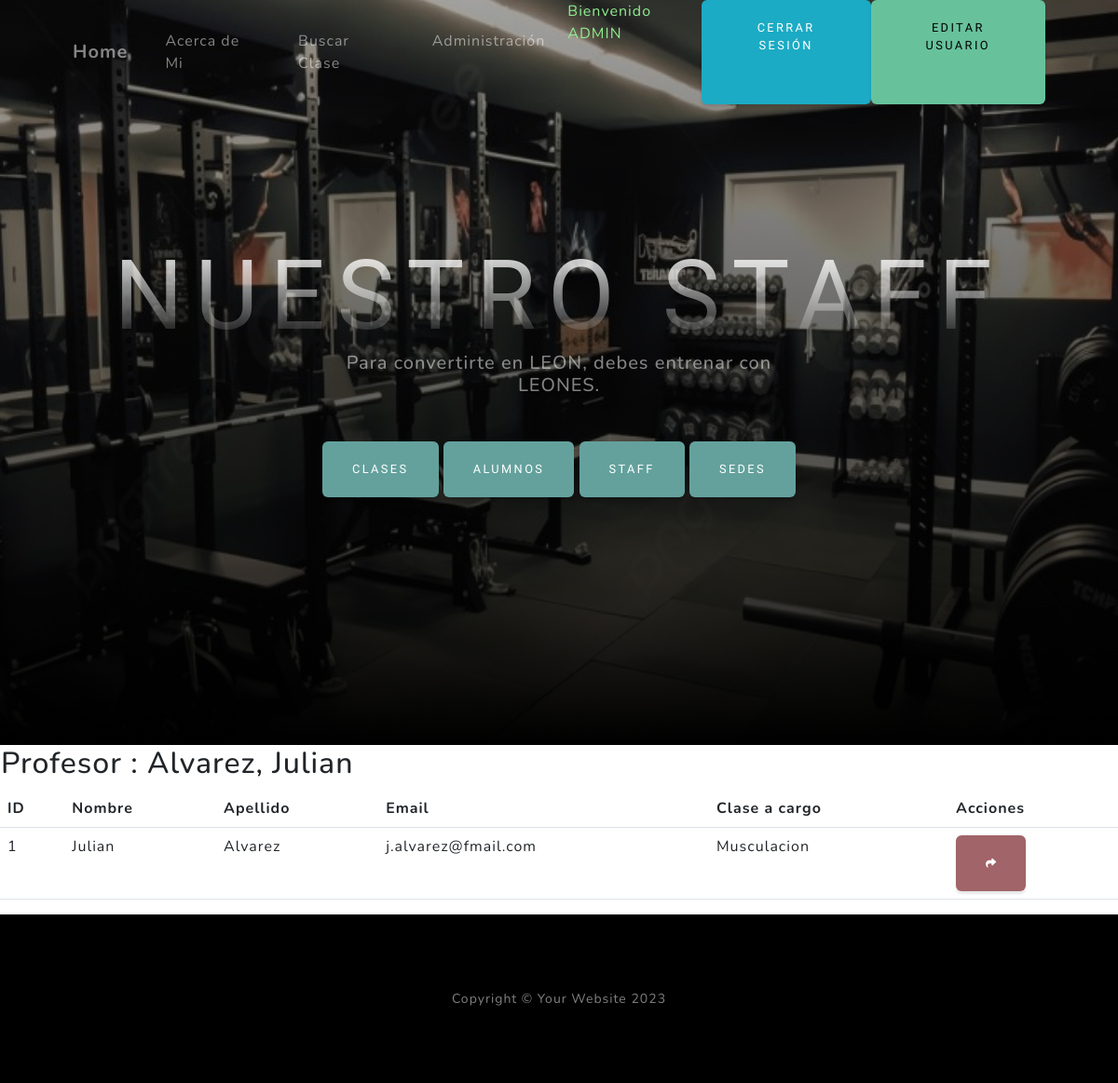
/appDiego/detail_profesor/1 (signed in), run on the app's committed database.
### appDiego/models.py (models this page shows)
class Profesor(models.Model):
    nombre= models.CharField(max_length=50)
    apellido=models.CharField(max_length=50)
    email=models.EmailField()
    clase_a_cargo = models.CharField(max_length=50)
    def __str__(self):
        return f"{self.apellido}, {self.nombre}"

### appDiego/views.py (the view)
# urls.py: path('detail_profesor/<int:pk>', ProfesorDetail.as_view(), name='detail_profesor' ),
class ProfesorDetail(LoginRequiredMixin,DetailView):
    model = Profesor

### appDiego/templates/appDiego/profesor_detail.html (shortened to what this page needs)
{% extends 'appDiego/base.html' %}
{% load static %}
{%block frase%}
Para convertirte en LEON, debes entrenar con LEONES.
{%endblock frase%}
{%block header%}
    Nuestro Staff
{%endblock header%}
{% block primario %}
<table>
    <tr>
        <td><h2>Profesor : {{object}} </h2></td>
    </tr>
</table>
<table class="table">
    <thead>
        <tr>
            <th>ID</th>
            <th>Nombre</th>
            <th>Apellido</th>
            <th>Email</th>
            <th>Clase a cargo</th>
            <th>Acciones</th>
        </tr>
    </thead>
    <tbody>
    <tr>
        <td>{{object.id}}</td>
        <td>{{object.nombre}}</td>
        <td>{{object.apellido}}</td>
        <td>{{object.email}}</td>
        <td>{{object.clase_a_cargo}}</td>
        <td>
            <a
            href="{% url 'profesores' %}"
            class="btn btn-danger"
            style="--bs-btn-padding-y: .25rem; --bs-btn-padding-x: .5rem; --bs-btn-font-size: .75rem;"
            ><i class="fa fa-share fa-sm" title="List Back"></i>
            </a>
        </td>
    </tr>
    </tbody>
</table>
{% endblock primario %}

### appDiego/templates/appDiego/base.html (shortened to what this page needs)
<!DOCTYPE html>
<html lang="en">
    <head>
        {% load static %}
        <link rel="stylesheet" href="https://cdnjs.cloudflare.com/ajax/libs/font-awesome/5.15.3/css/all.min.css">
        <link href="{% static 'appDiego/css/styles.css' %}" rel="stylesheet" />
    </head>
    <body id="page-top">
        <nav class="navbar navbar-expand-lg navbar-light fixed-top" id="mainNav">
            <div class="container px-4 px-lg-5">
                <a class="navbar-brand" href="{% url 'inicio' %}">Home</a>
                <div class="collapse navbar-collapse" id="navbarResponsive">
                    <ul class="navbar-nav ms-auto">
                    {% if user.is_authenticated %}
                        <li class="nav-item"><a class="nav-link" href="{% url 'sobre_mi' %}">Acerca de Mi</a></li>
                        <li class="nav-item"><a class="nav-link" href="{% url 'buscar_clase' %}">Buscar Clase</a></li>
                        <li class="nav-item"><a class="nav-link" href="{% url 'admin:index' %}">Administración</a></li>
                        <p style="color: lightgreen">Bienvenido {{user.username|upper}}</p>
                        <a class="btn btn-info" href="{% url 'logout' %}">Cerrar Sesión</a>
                        <a class="btn btn-success" href="{% url 'editar_usuario' %}">Editar Usuario</a>
                    {% else %}
                        <li class="nav-item"><a class="nav-link" href="{% url 'admin:index' %}">Administración</a></li>
                        <a class="btn btn-info" href="{% url 'login' %}">Iniciar Sesión</a>
                        <a class="btn btn-danger" href="{% url 'register' %}">Registrarse</a>
                    {% endif %}
                    </ul>
                </div>
            </div>
        </nav>
        <header class="masthead">
            <div class="container px-4 px-lg-5 d-flex h-100 align-items-center justify-content-center">
                <div class="d-flex justify-content-center">
                    <div class="text-center">
                        <h1 class="mx-auto my-0 text-uppercase">
                            {%block header%}{%endblock header%}
                        </h1>
                        <h2 class="text-white-50 mx-auto mt-2 mb-5">
                            {%block frase%}{%endblock frase%}
                        {% if user.is_authenticated %}
                        </h2>
                        <a class="btn btn-primary" href="{% url 'clases' %}">Clases</a>
                        <a class="btn btn-primary" href="{% url 'alumnos' %}">Alumnos</a>
                        <a class="btn btn-primary" href="{% url 'profesores' %}">Staff</a>
                        <a class="btn btn-primary" href="{% url 'sedes' %}">Sedes</a>
                        {% endif %}
                    </div>
                </div>
            </div>
        </header>
        {%block primario%}
        {%endblock primario%}
        <footer class="footer bg-black small text-center text-white-50"><div class="container px-4 px-lg-5">Copyright &copy; Your Website 2023</div></footer>
    </body>
</html>

### data on the page
Profesor: apellido+nombre "Alvarez, Julian", id "1", nombre "Julian", apellido "Alvarez", email "j.alvarez@fmail.com", clase_a_cargo "Musculacion"

### other printed values
{{ user.username|upper }} "ADMIN"
